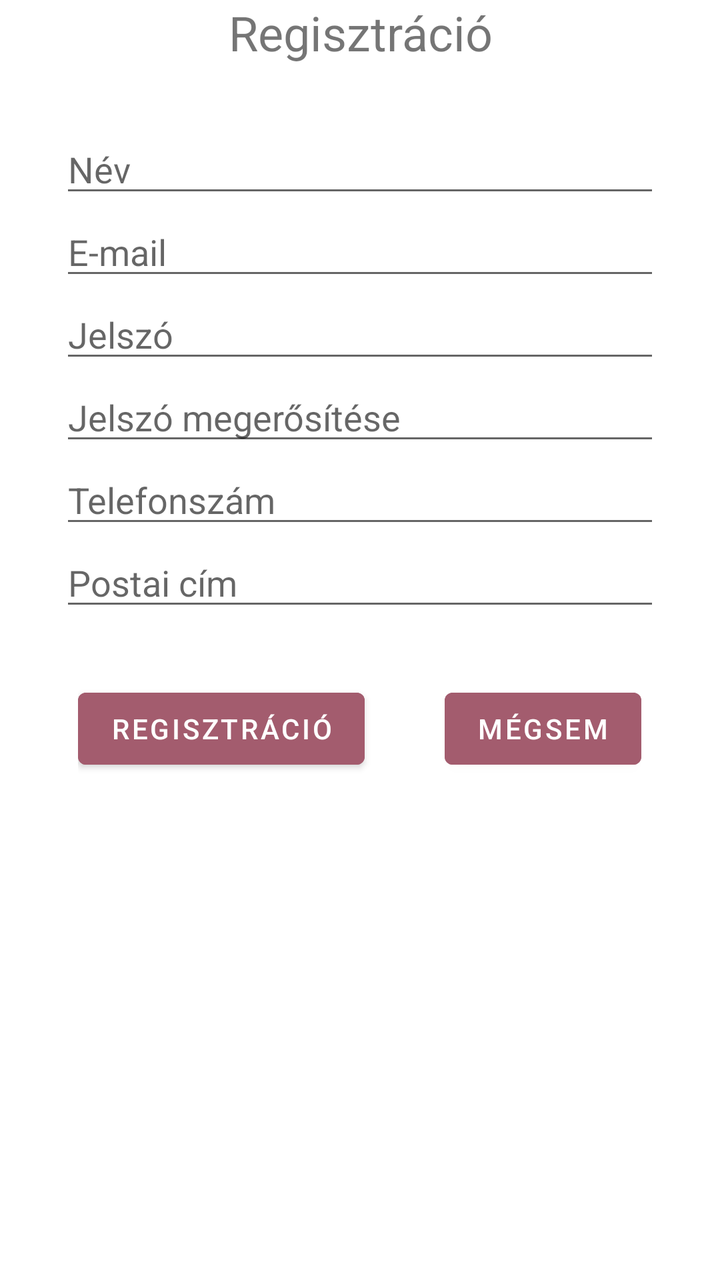
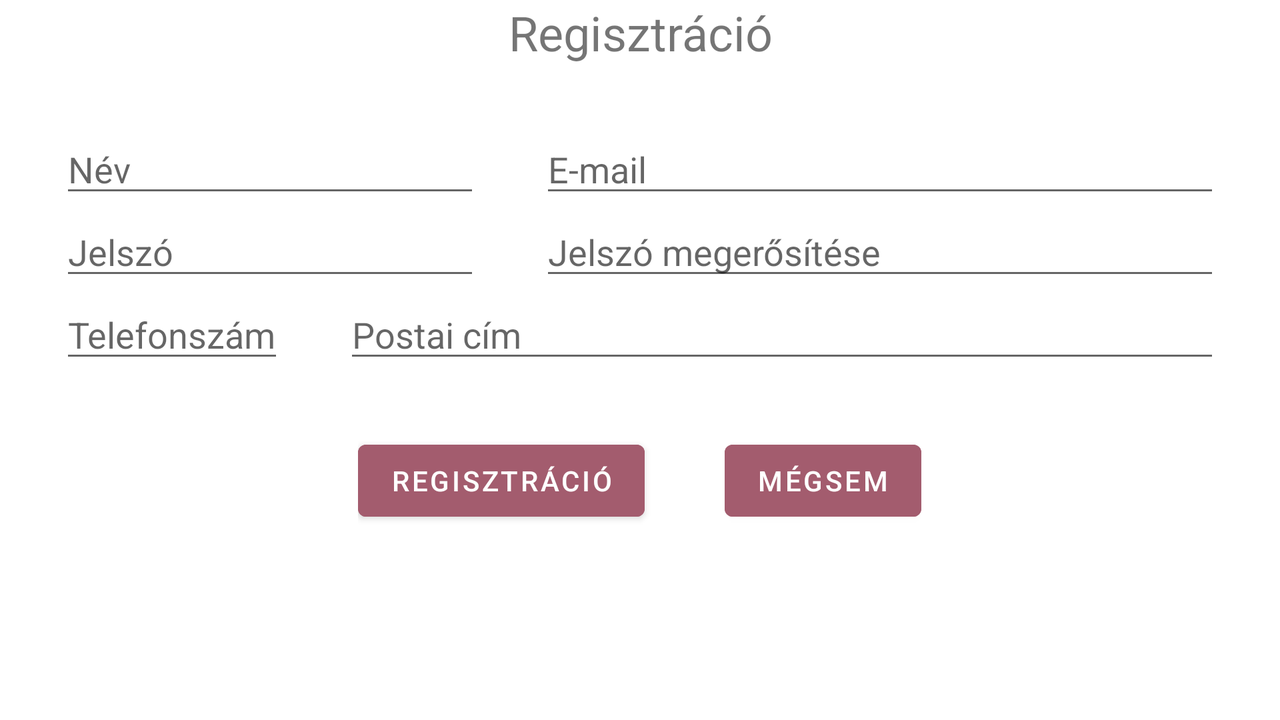

An Android layout and its configuration variant, each rendered on a device that would load it. The default file and the variant file are quoted in full after the pictures.
<!-- AndroidManifest.xml: application theme Theme.MyApplication -->
<!-- res/layout/activity_register.xml -->
<?xml version="1.0" encoding="utf-8"?>
<RelativeLayout
    xmlns:android="http://schemas.android.com/apk/res/android"
    xmlns:tools="http://schemas.android.com/tools"
    android:layout_width="match_parent"
    android:layout_height="match_parent"
    tools:context=".RegisterActivity">

    <TextView
        android:id="@+id/registrationTextView"
        android:layout_width="match_parent"
        android:layout_height="wrap_content"
        android:layout_marginTop="@dimen/default_margin"
        android:text="@string/registration"
        android:textSize="24sp"
        android:layout_alignParentStart="true"
        android:layout_alignParentEnd="true"
        android:textAlignment="center"
    />

    <EditText
        android:id="@+id/userNameEditText"
        android:layout_width="match_parent"
        android:layout_height="wrap_content"
        android:layout_marginTop="30dp"
        android:layout_marginLeft="30dp"
        android:layout_marginRight="30dp"
        android:ems="10"
        android:hint="@string/name"
        android:inputType="textPersonName"
        android:layout_alignParentStart="true"
        android:layout_alignParentEnd="true"
        android:layout_below="@+id/registrationTextView"
    />
    <EditText
        android:id="@+id/userEmailEditText"
        android:layout_width="match_parent"
        android:layout_height="wrap_content"
        android:layout_marginLeft="30dp"
        android:layout_marginRight="30dp"
        android:layout_marginTop="@dimen/default_margin"
        android:ems="10"
        android:hint="@string/email"
        android:inputType="textEmailAddress"
        android:layout_alignParentStart="true"
        android:layout_alignParentEnd="true"
        android:layout_below="@+id/userNameEditText"
    />

    <EditText
        android:id="@+id/passwordEditText"
        android:layout_width="match_parent"
        android:layout_height="wrap_content"
        android:layout_marginLeft="30dp"
        android:layout_marginRight="30dp"
        android:layout_marginTop="@dimen/default_margin"
        android:ems="10"
        android:hint="@string/password"
        android:inputType="textPassword"
        android:layout_alignParentStart="true"
        android:layout_alignParentEnd="true"
        android:layout_below="@+id/userEmailEditText"
    />

    <EditText
        android:id="@+id/passwordAgainEditText"
        android:layout_width="match_parent"
        android:layout_height="wrap_content"
        android:layout_marginLeft="30dp"
        android:layout_marginRight="30dp"
        android:layout_marginTop="@dimen/default_margin"
        android:hint="@string/passwordAgain"
        android:inputType="textPassword"
        android:layout_alignParentStart="true"
        android:layout_alignParentEnd="true"
        android:layout_below="@+id/passwordEditText"
    />

    <EditText
        android:id="@+id/phoneEditText"
        android:layout_width="match_parent"
        android:layout_height="wrap_content"
        android:layout_marginLeft="30dp"
        android:layout_marginRight="30dp"
        android:layout_marginTop="@dimen/default_margin"
        android:hint="@string/phone_number"
        android:inputType="phone"
        android:layout_alignParentStart="true"
        android:layout_alignParentEnd="true"
        android:layout_below="@+id/passwordAgainEditText"
        />

    <EditText
        android:id="@+id/addressEditText"
        android:layout_width="match_parent"
        android:layout_height="wrap_content"
        android:layout_marginLeft="30dp"
        android:layout_marginRight="30dp"
        android:layout_marginTop="@dimen/default_margin"
        android:maxLines="3"
        android:hint="@string/address"
        android:inputType="textPostalAddress|textMultiLine"
        android:layout_alignParentStart="true"
        android:layout_alignParentEnd="true"
        android:layout_below="@+id/phoneEditText"
        />

    <LinearLayout
        android:layout_width="wrap_content"
        android:layout_height="wrap_content"
        android:orientation="horizontal"
        android:layout_below="@+id/addressEditText"
        android:layout_marginTop="30dp"
        android:layout_centerHorizontal="true">

        <Button
            android:layout_width="wrap_content"
            android:layout_height="wrap_content"
            android:backgroundTint="@color/button"
            android:text="@string/registration"
            android:onClick="register"
        />

        <Button
            android:layout_width="wrap_content"
            android:layout_height="wrap_content"
            android:backgroundTint="@color/button"
            android:layout_marginStart="40dp"
            android:text="@string/cancel"
            android:onClick="cancel"
        />
        
    </LinearLayout>

</RelativeLayout>
<!-- resources referenced by this layout -->
<resources>
  <color name="button">#a35c6e</color>
  <string name="address">Postai cím</string>
  <string name="cancel">Mégsem</string>
  <string name="email">E-mail</string>
  <string name="name">Név</string>
  <string name="password">Jelszó</string>
  <string name="passwordAgain">Jelszó megerősítése</string>
  <string name="phone_number">Telefonszám</string>
  <string name="registration">Regisztráció</string>
  <style name="Theme.MyApplication" parent="Theme.MaterialComponents.DayNight.DarkActionBar">
          
          <item name="colorPrimary">@color/button</item>
          <item name="colorPrimaryVariant">@color/button</item>
          <item name="colorOnPrimary">@color/white</item>
          
          <item name="colorSecondary">@color/teal_200</item>
          <item name="colorSecondaryVariant">@color/teal_700</item>
          <item name="colorOnSecondary">@color/black</item>
          
          <item name="android:statusBarColor">?attr/colorPrimaryVariant</item>
          
      </style>
  <color name="white">#FFFFFFFF</color>
  <color name="teal_200">#FF03DAC5</color>
  <color name="teal_700">#FF018786</color>
  <color name="black">#FF000000</color>
</resources>
<!-- res/layout-land/activity_register.xml (the repository's variant of the layout above) -->
<!-- drawn on the phone turned sideways -->
<?xml version="1.0" encoding="utf-8"?>
<RelativeLayout
    xmlns:android="http://schemas.android.com/apk/res/android"
    xmlns:tools="http://schemas.android.com/tools"
    android:layout_width="match_parent"
    android:layout_height="match_parent"
    tools:context=".RegisterActivity"
    android:scrollbars="horizontal">

    <TextView
        android:id="@+id/registrationTextView"
        android:layout_width="match_parent"
        android:layout_height="wrap_content"
        android:layout_marginTop="@dimen/default_margin"
        android:text="@string/registration"
        android:textSize="24sp"
        android:layout_alignParentStart="true"
        android:layout_alignParentEnd="true"
        android:textAlignment="center"
    />

    <EditText
        android:id="@+id/userNameEditText"
        android:layout_width="wrap_content"
        android:layout_height="wrap_content"
        android:layout_marginTop="30dp"
        android:layout_marginLeft="30dp"
        android:layout_marginRight="30dp"
        android:ems="10"
        android:hint="@string/name"
        android:inputType="textPersonName"
        android:layout_alignParentStart="true"
        android:layout_below="@+id/registrationTextView"
    />
    <EditText
        android:id="@+id/userEmailEditText"
        android:layout_width="match_parent"
        android:layout_height="wrap_content"
        android:layout_marginLeft="0dp"
        android:layout_marginRight="30dp"
        android:layout_marginTop="30dp"
        android:ems="10"
        android:hint="@string/email"
        android:inputType="textEmailAddress"
        android:layout_toEndOf="@+id/userNameEditText"
        android:layout_alignParentEnd="true"
        android:layout_below="@+id/registrationTextView"
    />

    <EditText
        android:id="@+id/passwordEditText"
        android:layout_width="wrap_content"
        android:layout_height="wrap_content"
        android:layout_marginLeft="30dp"
        android:layout_marginRight="30dp"
        android:layout_marginTop="@dimen/default_margin"
        android:ems="10"
        android:hint="@string/password"
        android:inputType="textPassword"
        android:layout_alignParentStart="true"
        android:layout_below="@+id/userNameEditText"
    />

    <EditText
        android:id="@+id/passwordAgainEditText"
        android:layout_width="wrap_content"
        android:layout_height="wrap_content"
        android:layout_marginLeft="0dp"
        android:layout_marginRight="30dp"
        android:layout_marginTop="@dimen/default_margin"
        android:hint="@string/passwordAgain"
        android:inputType="textPassword"
        android:layout_toEndOf="@+id/passwordEditText"
        android:layout_alignParentEnd="true"
        android:layout_below="@+id/userEmailEditText"
    />

    <EditText
        android:id="@+id/phoneEditText"
        android:layout_width="wrap_content"
        android:layout_height="wrap_content"
        android:layout_marginLeft="30dp"
        android:layout_marginRight="30dp"
        android:layout_marginTop="@dimen/default_margin"
        android:hint="@string/phone_number"
        android:inputType="phone"
        android:layout_alignParentStart="true"
        android:layout_below="@+id/passwordEditText"
        />

    <EditText
        android:id="@+id/addressEditText"
        android:layout_width="match_parent"
        android:layout_height="wrap_content"
        android:layout_marginLeft="0dp"
        android:layout_marginRight="30dp"
        android:layout_marginTop="@dimen/default_margin"
        android:maxLines="3"
        android:hint="@string/address"
        android:inputType="textPostalAddress|textMultiLine"
        android:layout_toEndOf="@+id/phoneEditText"
        android:layout_alignParentEnd="true"
        android:layout_below="@+id/passwordAgainEditText"
        />

    <LinearLayout
        android:layout_width="wrap_content"
        android:layout_height="wrap_content"
        android:orientation="horizontal"
        android:layout_below="@+id/addressEditText"
        android:layout_marginTop="30dp"
        android:layout_centerHorizontal="true">

        <Button
            android:layout_width="wrap_content"
            android:layout_height="wrap_content"
            android:backgroundTint="@color/button"
            android:text="@string/registration"
            android:onClick="register"
        />

        <Button
            android:layout_width="wrap_content"
            android:layout_height="wrap_content"
            android:backgroundTint="@color/button"
            android:layout_marginStart="40dp"
            android:text="@string/cancel"
            android:onClick="cancel"
        />
        
    </LinearLayout>

</RelativeLayout>
